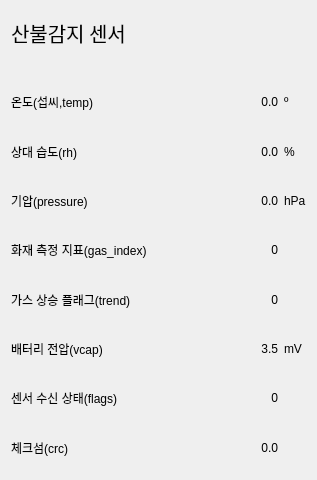
<?xml version="1.0" encoding="UTF-8"?>
<ui version="4.0">
 <class>Form</class>
 <widget class="QWidget" name="Form">
  <property name="geometry">
   <rect>
    <x>0</x>
    <y>0</y>
    <width>317</width>
    <height>480</height>
   </rect>
  </property>
  <property name="sizePolicy">
   <sizepolicy hsizetype="Maximum" vsizetype="Maximum">
    <horstretch>0</horstretch>
    <verstretch>0</verstretch>
   </sizepolicy>
  </property>
  <property name="maximumSize">
   <size>
    <width>350</width>
    <height>660</height>
   </size>
  </property>
  <property name="windowTitle">
   <string>Form</string>
  </property>
  <layout class="QGridLayout" name="gridLayout_2">
   <item row="0" column="0">
    <layout class="QGridLayout" name="gridLayout" columnstretch="2,0,0">
     <item row="2" column="1">
      <widget class="QLabel" name="label_data_sensor_temp">
       <property name="inputMethodHints">
        <set>Qt::InputMethodHint::ImhNoTextHandles</set>
       </property>
       <property name="text">
        <string>0.0</string>
       </property>
       <property name="alignment">
        <set>Qt::AlignmentFlag::AlignRight|Qt::AlignmentFlag::AlignTrailing|Qt::AlignmentFlag::AlignVCenter</set>
       </property>
      </widget>
     </item>
     <item row="8" column="0">
      <widget class="QLabel" name="label_title_sensor_flags">
       <property name="text">
        <string>센서 수신 상태(flags)</string>
       </property>
      </widget>
     </item>
     <item row="4" column="1">
      <widget class="QLabel" name="label_data_sensor_pressure">
       <property name="inputMethodHints">
        <set>Qt::InputMethodHint::ImhNoTextHandles</set>
       </property>
       <property name="text">
        <string>0.0</string>
       </property>
       <property name="alignment">
        <set>Qt::AlignmentFlag::AlignRight|Qt::AlignmentFlag::AlignTrailing|Qt::AlignmentFlag::AlignVCenter</set>
       </property>
      </widget>
     </item>
     <item row="5" column="1">
      <widget class="QLabel" name="label_data_sensor_gas_index">
       <property name="inputMethodHints">
        <set>Qt::InputMethodHint::ImhNoTextHandles</set>
       </property>
       <property name="text">
        <string>0</string>
       </property>
       <property name="alignment">
        <set>Qt::AlignmentFlag::AlignRight|Qt::AlignmentFlag::AlignTrailing|Qt::AlignmentFlag::AlignVCenter</set>
       </property>
      </widget>
     </item>
     <item row="3" column="1">
      <widget class="QLabel" name="label_data_sensor_rh">
       <property name="inputMethodHints">
        <set>Qt::InputMethodHint::ImhNoTextHandles</set>
       </property>
       <property name="text">
        <string>0.0</string>
       </property>
       <property name="alignment">
        <set>Qt::AlignmentFlag::AlignRight|Qt::AlignmentFlag::AlignTrailing|Qt::AlignmentFlag::AlignVCenter</set>
       </property>
      </widget>
     </item>
     <item row="2" column="0">
      <widget class="QLabel" name="label_title_sensor_temp">
       <property name="text">
        <string>온도(섭씨,temp)</string>
       </property>
      </widget>
     </item>
     <item row="5" column="0">
      <widget class="QLabel" name="label_title_sensor_gas_index">
       <property name="text">
        <string>화재 측정 지표(gas_index)</string>
       </property>
      </widget>
     </item>
     <item row="3" column="0">
      <widget class="QLabel" name="label_title_sensor_rh">
       <property name="text">
        <string>상대 습도(rh)</string>
       </property>
      </widget>
     </item>
     <item row="4" column="0">
      <widget class="QLabel" name="label_title_sensor_pressure">
       <property name="text">
        <string>기압(pressure)</string>
       </property>
      </widget>
     </item>
     <item row="9" column="0">
      <widget class="QLabel" name="label_title_sensor_checksum">
       <property name="text">
        <string>체크섬(crc)</string>
       </property>
      </widget>
     </item>
     <item row="7" column="1">
      <widget class="QLabel" name="label_data_sensor_vcap">
       <property name="inputMethodHints">
        <set>Qt::InputMethodHint::ImhNoTextHandles</set>
       </property>
       <property name="text">
        <string>3.5</string>
       </property>
       <property name="alignment">
        <set>Qt::AlignmentFlag::AlignRight|Qt::AlignmentFlag::AlignTrailing|Qt::AlignmentFlag::AlignVCenter</set>
       </property>
      </widget>
     </item>
     <item row="7" column="2">
      <widget class="QLabel" name="label_title_mV">
       <property name="text">
        <string>mV</string>
       </property>
      </widget>
     </item>
     <item row="6" column="1">
      <widget class="QLabel" name="label_data_sensor_trend">
       <property name="inputMethodHints">
        <set>Qt::InputMethodHint::ImhNoTextHandles</set>
       </property>
       <property name="text">
        <string>0</string>
       </property>
       <property name="alignment">
        <set>Qt::AlignmentFlag::AlignRight|Qt::AlignmentFlag::AlignTrailing|Qt::AlignmentFlag::AlignVCenter</set>
       </property>
      </widget>
     </item>
     <item row="9" column="1">
      <widget class="QLabel" name="label_data_sensor_checksum">
       <property name="inputMethodHints">
        <set>Qt::InputMethodHint::ImhNoTextHandles</set>
       </property>
       <property name="text">
        <string>0.0</string>
       </property>
       <property name="alignment">
        <set>Qt::AlignmentFlag::AlignRight|Qt::AlignmentFlag::AlignTrailing|Qt::AlignmentFlag::AlignVCenter</set>
       </property>
      </widget>
     </item>
     <item row="2" column="2">
      <widget class="QLabel" name="label_title_degree_3">
       <property name="text">
        <string>º</string>
       </property>
      </widget>
     </item>
     <item row="8" column="1">
      <widget class="QLabel" name="label_data_sensor_flags">
       <property name="inputMethodHints">
        <set>Qt::InputMethodHint::ImhNoTextHandles</set>
       </property>
       <property name="text">
        <string>0</string>
       </property>
       <property name="alignment">
        <set>Qt::AlignmentFlag::AlignRight|Qt::AlignmentFlag::AlignTrailing|Qt::AlignmentFlag::AlignVCenter</set>
       </property>
      </widget>
     </item>
     <item row="1" column="0">
      <spacer name="verticalSpacer_6">
       <property name="orientation">
        <enum>Qt::Orientation::Vertical</enum>
       </property>
       <property name="sizeType">
        <enum>QSizePolicy::Policy::Fixed</enum>
       </property>
       <property name="sizeHint" stdset="0">
        <size>
         <width>20</width>
         <height>20</height>
        </size>
       </property>
      </spacer>
     </item>
     <item row="6" column="0">
      <widget class="QLabel" name="label_title_sensor_trend">
       <property name="text">
        <string>가스 상승 플래그(trend)</string>
       </property>
      </widget>
     </item>
     <item row="4" column="2">
      <widget class="QLabel" name="label_title_hPa">
       <property name="text">
        <string>hPa</string>
       </property>
      </widget>
     </item>
     <item row="0" column="0">
      <widget class="QLabel" name="label_title_md_location">
       <property name="font">
        <font>
         <family>휴먼둥근헤드라인</family>
         <pointsize>15</pointsize>
        </font>
       </property>
       <property name="text">
        <string>산불감지 센서</string>
       </property>
      </widget>
     </item>
     <item row="7" column="0">
      <widget class="QLabel" name="label_title_sensor_vcap">
       <property name="text">
        <string>배터리 전압(vcap)</string>
       </property>
      </widget>
     </item>
     <item row="3" column="2">
      <widget class="QLabel" name="label_title_percent_4">
       <property name="text">
        <string>%</string>
       </property>
      </widget>
     </item>
    </layout>
   </item>
  </layout>
 </widget>
 <resources/>
 <connections/>
</ui>
